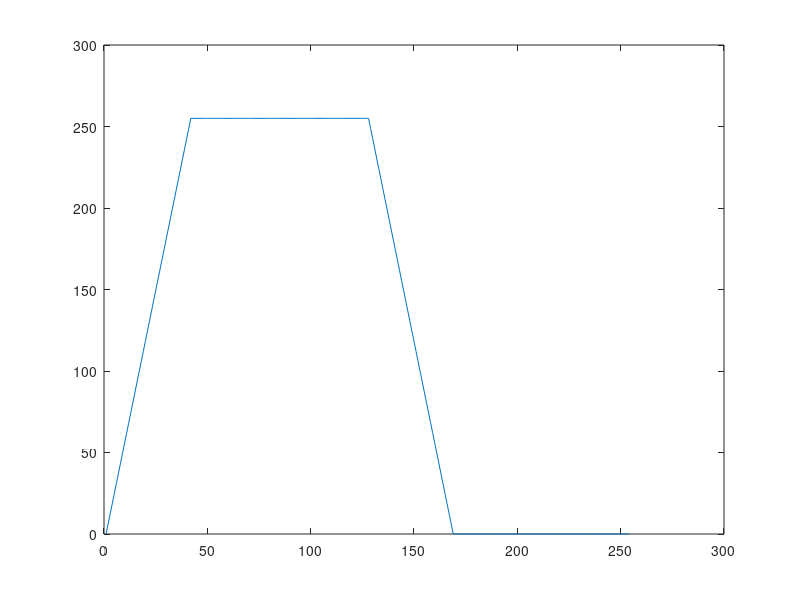

This chart was generated by the following MATLAB code:
 module = 255 / 6;
 lut = [linspace(0,255,module),ones(1,module*2)*255,linspace(255,0,module),zeros(1,module*2)];
 plot(lut);